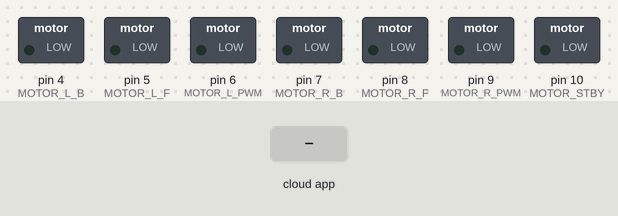
Simulated run of this program. Board: SparkFun Pro Micro, built with avr-gcc and run on an emulated ATmega32U4. Shown: switched loads named in the program (green lamp = pin HIGH). Inputs (shaded band) come from the test bench. The ROS host is connected and sends only what is stated.

Above: at 1.2 s.
1.3 s: the phone or cloud app sets linear.x to -100
At 2.2 s:
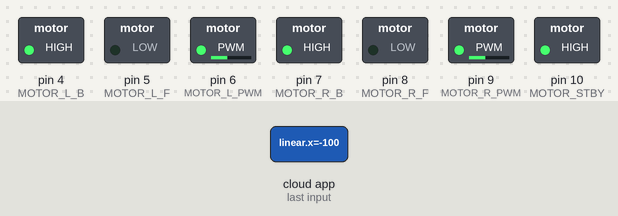
2.8 s: the phone or cloud app sets angular.z to -100
At 3.3 s:
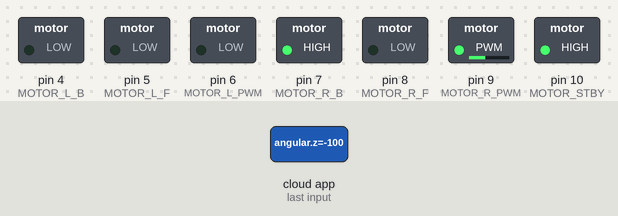
4.3 s: the phone or cloud app sets linear.x to 0
At 5.5 s:
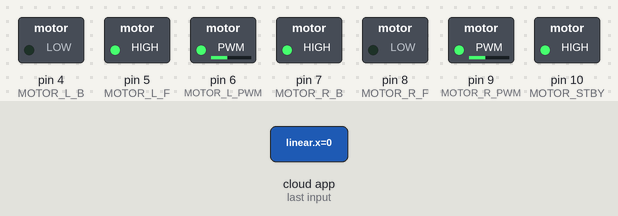
5.8 s: the phone or cloud app sets angular.z to 100
At 6.8 s:
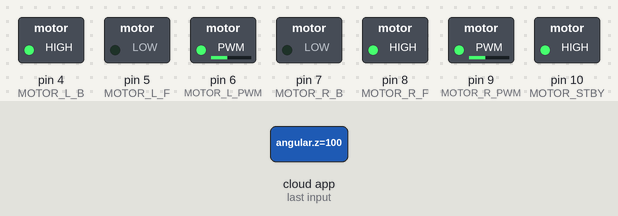
7.3 s: the phone or cloud app sets linear.x to 100
At 7.9 s:
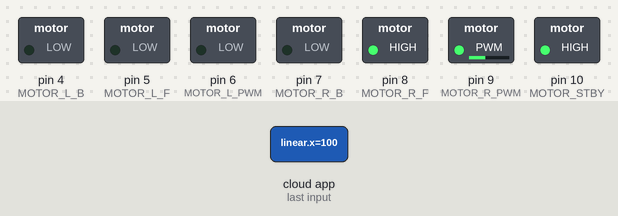
8.8 s: the phone or cloud app sets angular.z to 0
At 9.1 s:
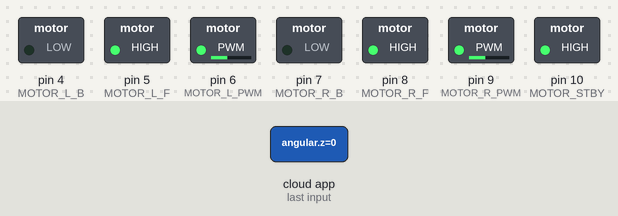
Timing chart, 0 to 13.3 s (numbered marks = the images above; inputs shaded):
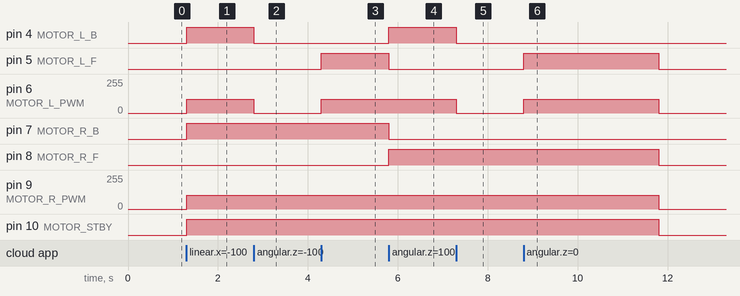

The program:

main.cpp
```cpp
// define USE_USBCON before including ros.h to use atmega32u4
#define USE_USBCON

#include <Arduino.h>
#include <ros.h>
#include <geometry_msgs/Twist.h>

#define DETECT_LOST_CONNECTION_MS 3000
#define MOTOR_L_B 4
#define MOTOR_L_F 5
#define MOTOR_L_PWM 6
#define MOTOR_R_B 7
#define MOTOR_R_F 8
#define MOTOR_R_PWM 9
#define MOTOR_STBY 10
#define MOTOR_MAX_VALUE 1023

float motor_value_rate = 0.1;

unsigned long lastCommunicatedAt = 0;
unsigned long detectLostAt = 0;
String currentMotorL = "";
String currentMotorR = "";

void updateLastCommunicatedAt() {
  lastCommunicatedAt = millis();
  detectLostAt = lastCommunicatedAt + (unsigned long) DETECT_LOST_CONNECTION_MS;
}

void setMotorSpeed(String value, int b_pin, int f_pin, int pwm_pin) {
  if (value == "b" || value == "brake") {
    digitalWrite(f_pin, HIGH);
    digitalWrite(b_pin, HIGH);
    analogWrite(pwm_pin, 0);
    return;
  }
  int intValue = value.toInt();
  if (intValue == 0) {
    digitalWrite(f_pin, LOW);
    digitalWrite(b_pin, LOW);
  } else if (intValue > 0) {
    digitalWrite(f_pin, HIGH);
    digitalWrite(b_pin, LOW);
  } else {
    digitalWrite(f_pin, LOW);
    digitalWrite(b_pin, HIGH);
  }
  analogWrite(pwm_pin, abs(intValue));
}

void setMotorsSpeed(String left, String right) {
  digitalWrite(MOTOR_STBY, HIGH);
  setMotorSpeed(left, MOTOR_L_B, MOTOR_L_F, MOTOR_L_PWM);
  setMotorSpeed(right, MOTOR_R_B, MOTOR_R_F, MOTOR_R_PWM);
}

void sleepMotors() {
  setMotorsSpeed("0", "0");
  digitalWrite(MOTOR_STBY, LOW);
}

void messageCb(const geometry_msgs::Twist& twist) {
  updateLastCommunicatedAt();
  const float linear_x = twist.linear.x;
  const float angle_z = twist.angular.z;
  float speed = MOTOR_MAX_VALUE * motor_value_rate;
  String plusSpeedStr = String(speed);
  String minusSpeedStr = String(-speed);
  String newMotorL = "0";
  String newMotorR = "0";
  if (linear_x > 0.0 && angle_z == 0.0) {
    // Go forward
    newMotorL = plusSpeedStr;
    newMotorR = plusSpeedStr;
  } else if (linear_x < 0.0 && angle_z == 0.0) {
    // Go back
    newMotorL = minusSpeedStr;
    newMotorR = minusSpeedStr;
  } else if (angle_z > 0.0) {
    if (linear_x == 0.0) {
      // Turn left
      newMotorL = minusSpeedStr;
      newMotorR = plusSpeedStr;
    } else if (linear_x > 0.0) {
      // Go left forward
      newMotorR = plusSpeedStr;
    } else {
      // Go right back
      newMotorL = minusSpeedStr;
    }
  } else if (angle_z < 0.0) {
    if (linear_x == 0.0) {
      // Turn right
      newMotorL = plusSpeedStr;
      newMotorR = minusSpeedStr;
    } else if (linear_x > 0.0) {
      // Go right forward
      newMotorL = plusSpeedStr;
    } else {
      // Go left back
      newMotorR = minusSpeedStr;
    }
  }
  if (currentMotorL == newMotorL && currentMotorR == newMotorR) {
    return;
  }
  if ((newMotorL == "0" && newMotorR == "0") || (newMotorL == "0.0" && newMotorR == "0.0")) {
    sleepMotors();
  } else {
    setMotorsSpeed(newMotorL, newMotorR);
  }
  currentMotorL = newMotorL;
  currentMotorR = newMotorR;
}

ros::NodeHandle nh;
ros::Subscriber<geometry_msgs::Twist> sub("cmd_vel", &messageCb);

void setup() {
  pinMode(MOTOR_L_B, OUTPUT);
  pinMode(MOTOR_L_F, OUTPUT);
  pinMode(MOTOR_L_PWM, OUTPUT);
  pinMode(MOTOR_R_B, OUTPUT);
  pinMode(MOTOR_R_F, OUTPUT);
  pinMode(MOTOR_R_PWM, OUTPUT);
  pinMode(MOTOR_STBY, OUTPUT);
  nh.getHardware()->setBaud(115200);
  nh.initNode();
  nh.subscribe(sub);
}

void loop() {
  nh.spinOnce();
  if (detectLostAt < millis() && currentMotorL != "" && currentMotorR != "") {
    currentMotorL = "";
    currentMotorR = "";
    sleepMotors();
  }
  delay(1);
}
```

Measured:
- after the input at 1.3 s, pin 4 (MOTOR_L_B), pin 7 (MOTOR_R_B), pin 10 (MOTOR_STBY): LOW → HIGH at once; pin 6 (MOTOR_L_PWM), pin 9 (MOTOR_R_PWM): 0/255 → 102/255 at once
- after the input at 2.8 s, pin 4 (MOTOR_L_B): HIGH → LOW at once; pin 6 (MOTOR_L_PWM): 102/255 → 0/255 at once
- after the input at 4.3 s, pin 5 (MOTOR_L_F): LOW → HIGH at once; pin 6 (MOTOR_L_PWM): 0/255 → 102/255 at once
- after the input at 5.8 s, pin 4 (MOTOR_L_B), pin 8 (MOTOR_R_F): LOW → HIGH at once; pin 5 (MOTOR_L_F), pin 7 (MOTOR_R_B): HIGH → LOW at once
- after the input at 7.3 s, pin 4 (MOTOR_L_B): HIGH → LOW at once; pin 6 (MOTOR_L_PWM): 102/255 → 0/255 at once
- after the input at 8.8 s, pin 5 (MOTOR_L_F): LOW → HIGH at once, → LOW 3.0 s later; pin 6 (MOTOR_L_PWM): 0/255 → 102/255 at once, → 0/255 3.0 s later; pin 8 (MOTOR_R_F), pin 10 (MOTOR_STBY): HIGH → LOW after 3.0 s instead of 1.5 s; pin 9 (MOTOR_R_PWM): 102/255 → 0/255 after 3.0 s instead of 1.5 s
